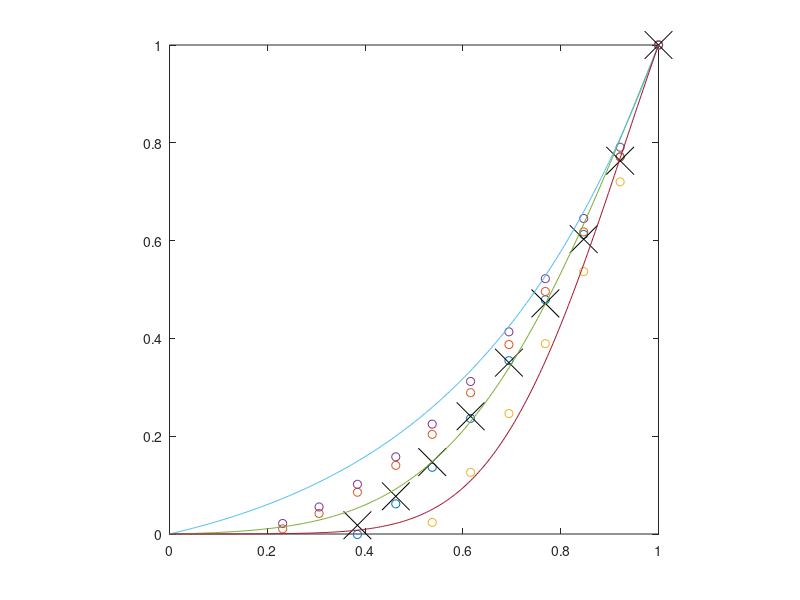
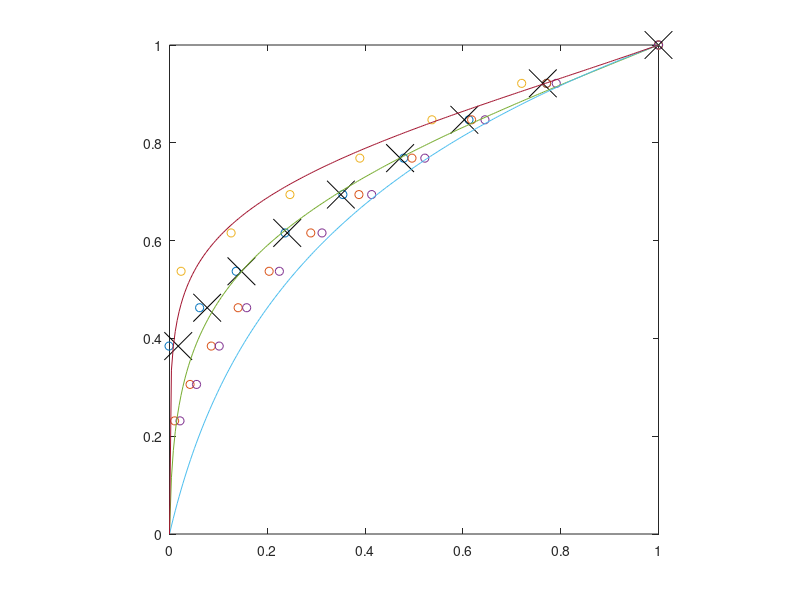

The MATLAB source for these figures, in order:
function process_201130719_scanner;% calibration taken on PR650 luminometer, 01/Dec/2010, for new long cablex = fliplr([255 235 216 196 177 157 137 118 98 78 59 ])'./255;% yi = [NaN   NaN      NaN     NaN;...%       4.65    8.04      4.17     NaN;...%       12.1    36.9      8.09     49.9;...%       25.4    97.2      17.0     131;...%       45.0    186       29.5     252;...%       63.6    273       41.6     372;...  %       85.8    381       56.5     560;...%       114     536       75.6     712;...%       147     793       99.8     1022];% % yi = [6.6   6.6      6.6     6.6;...%       8.4    10.7      8.26     14.1;...%       22.3    45.9      16     70.8;...%       59    146      36     225;...%       129    368       75     551;...%       218    656       121     956;...  %       280    1007       178     1453;...%       363     1613       250     2078;...%       437     2316       296     3018];  yi = [0.61  2.32    0.35    3.49;...      1.07  4.21    0.59    6.32;...      1.68  6.81    0.93    10.2;...      2.50  10.1    1.35    14.9;...      3.48  13.9    1.85    20.5;...      4.79  19.0    2.53    27.8;...      6.34  24.9    3.33    36.3;...      7.97  31.4    4.28    45.4;...        9.72  38.7    5.26    55.7;...      11.8  47.9    6.48    67.9;...      14.8   61.6   8.34    85.4];    %  yi = [1.48    1.48    1.48    1.48;...%      5.74  37.2    4.11    53.3;...%      19.3  164     12.6    137;...%      42.8  381     26.5    554;...%      73.1  649     45.7    985;...%      112   1010    69.7    1522;...  %      167   1535    103     3229;...%      211   2025   121     4239;...%      214   2311        123 4239];  % d = sum(yi(:,[1:3]),2)-yi(:,4); % diff RGB - white% d = median(d(3:end));% yi(1,:) = d./3; % RGB is higher due to 3x black leakage% yi(2,4) = sum(yi(2,1:3))-d;y = yi;%       % % interp NaN assume similar curves% Yint = yi;% %Yint(:,[2 4])=0;% for n=2%     X = [yi(:,n) zeros(size(yi(:,1)))];%     Y = yi(:,2);%     B = pinv(X(2:9,:))*Y(2:9);%     Yint(:,1) = Yint(:,1)+(X*B)./2;% end% % % % replace only iffy values% y = yi;% %y(8:9,2) = Yint(8:9,2);y = y-mean(yi(1,:));y = y ./ (ones(size(y,1),1)*max(y));% precision = bitsbits = 8;ngamma = 2.^bits;% fitxint = linspace(0,1,ngamma)';for n=1:3,    p{n} = fminsearch(@(a) cumgaussfit(a,x,y(:,n)),[0.5 0.2]');    yint(:,n) = cumulativegaussian(xint,p{n}(1),p{n}(2));    yint(:,n)=yint(:,n)-min(yint(:,n));    yint(:,n)=yint(:,n)./max(yint(:,n));end% invertcmapMax = ngamma-1;gamma = zeros(cmapMax+1,3);precise = (0:0.01:cmapMax)'/cmapMax; for jj = 1:3	tmp = cumulativegaussian(precise,p{jj}(1),p{jj}(2));    tmp = tmp-min(tmp); tmp = tmp./max(tmp);	for ii=0:cmapMax;		[junk placetmp] = min(abs(ii/cmapMax-tmp));		gamma(ii+1,jj) = precise(placetmp);	endendgamma(gamma>1)=1;gamma(gamma<0)=0;% plot gammafigure(1);clf;X = [0:255]'./255;plot(x,y,'o');hold on;plot(x,mean(y,2),'kx','MarkerSize',20);hold on;plot(xint,yint);axis([0 1 0 1]);axis square;% plot inverted gammafigure(2);clf;plot(y,x,'o');hold on;plot(mean(y,2),x,'kx','MarkerSize',20);hold on;plot(xint,gamma);axis([0 1 0 1]);axis square;yint(yint>1)=1;yint(yint<0)=0;gammaTable = round(gamma.*cmapMax);gamma = gammaTable./(ngamma-1);save('gamma.mat','gamma','gammaTable');returnfunction [e]=cumgaussfit(p,x,y)f=cumulativegaussian(x,p(1),p(2));f=f-min(f);f=f./max(f);e=norm(y-f);returnfunction y = cumulativegaussian(x,mu,sigma)y = 0.5 * erfc( (mu - x) ./ (sigma * sqrt(2)));y(y<0) = 0;y(y>1) = 1;return